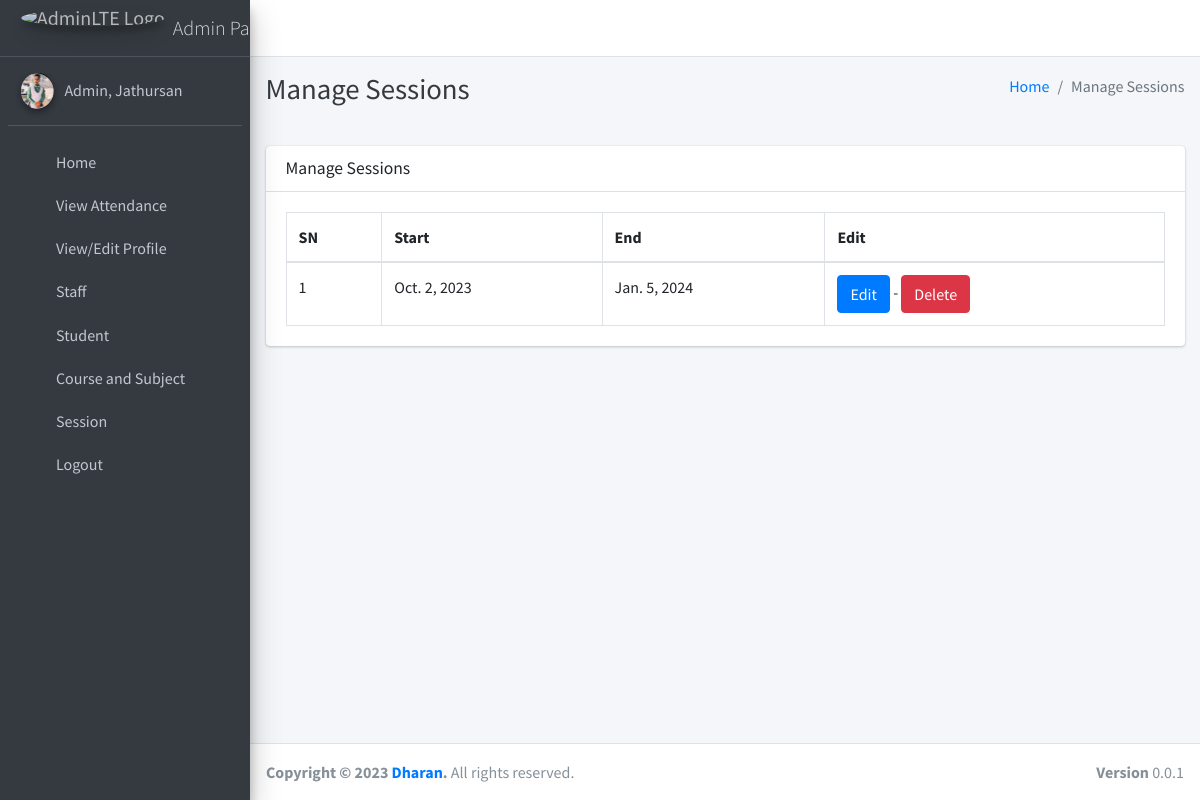
The app's page /session/manage/ (signed in) with its own data.
### main_app/models.py (models this page shows, shortened)
class CustomUser(AbstractUser):
    USER_TYPE = ((1, "HOD"), (2, "Staff"), (3, "Student"))
    GENDER = [("M", "Male"), ("F", "Female")]
    username = None  # Removed username, using email instead
    email = models.EmailField(unique=True)
    user_type = models.CharField(default=1, choices=USER_TYPE, max_length=1)
    gender = models.CharField(max_length=1, choices=GENDER)
    profile_pic = models.ImageField()
    address = models.TextField()
    fcm_token = models.TextField(default="")  # For firebase notifications
    created_at = models.DateTimeField(auto_now_add=True)
    updated_at = models.DateTimeField(auto_now=True)
    USERNAME_FIELD = "email"
    REQUIRED_FIELDS = []
    objects = CustomUserManager()
    def __str__(self):
        return self.last_name + ", " + self.first_name

class Session(models.Model):
    start_year = models.DateField()
    end_year = models.DateField()

### main_app/hod_views.py (the view)
# urls.py: path("session/manage/", hod_views.manage_session, name='manage_session'),
def manage_session(request):
    sessions = Session.objects.all()
    context = {'sessions': sessions, 'page_title': 'Manage Sessions'}
    return render(request, "hod_template/manage_session.html", context)

### main_app/templates/hod_template/manage_session.html
{% extends 'main_app/base.html' %}
{% load static %}
{% block page_title %}{{page_title}}{% endblock page_title %}
{% block content %}
<section class="content">
    <div class="container-fluid">
        <div class="row">
            <div class="col-md-12">
                <div class="card">
                    <div class="card-header">
                        <h3 class="card-title">{{page_title}}</h3>
                    </div>
                    <div class="card-body">
                        <table id="example2" class="table table-bordered table-hover">
                            <thead>
                                <tr>
                                    <th>SN</th>
                                    <th>Start</th>
                                    <th>End</th>
                                    <th>Edit</th>
                                </tr>
                            </thead>
                            <tbody>
                                {% for session in sessions %}
                                <tr>
                                    <td>{{ forloop.counter }}</td>
                                    <td>{{session.start_year}}</td>
                                    <td>{{session.end_year}}</td>
                                    <td><a href="{% url 'edit_session' session.id %}" class="btn btn-primary">Edit</a> - <a href="{% url 'delete_session' session.id %}" onclick="return confirm('Are you sure you want to delete this ?')" class="btn btn-danger">Delete</a> </td>
                                </tr>
                                {% endfor %}
                            </tbody>
                        </table>
                    </div>
                </div>
            </div>
        </div>
    </div>
</section>
{% endblock content %}

### main_app/templates/main_app/sidebar_template.html (shortened to what this page needs)
{% load static %}
<aside class="main-sidebar sidebar-dark-primary elevation-4">
{% if request.user.user_type == '1' %}
    <a href="{% url 'admin_home' %}" class="brand-link">
        <img src="{% static 'dist/img/AdminLTELogo.png' %} " alt="AdminLTE Logo"
            class="brand-image img-circle elevation-3" style="opacity: .8">
        <span class="brand-text font-weight-light">Admin Panel</span>
    </a>
    <div class="sidebar">
        <div class="user-panel mt-3 pb-3 mb-3 d-flex">
            <div class="image">
                <img src="{{ request.user.profile_pic}}" class="img-circle elevation-2" alt="User Image">
            </div>
            <div class="info">
                <a href="#" class="d-block">{{user}}</a>
            </div>
        </div>
        <nav class="mt-2">
            <ul class="nav nav-pills nav-sidebar flex-column" data-widget="treeview" role="menu" data-accordion="false">
                <li class="nav-item">
                    {% url 'admin_home' as admin_home %}
                    <a href="{{admin_home}}" class="nav-link {% if admin_home == request.path %} active {% endif %}">
                        <i class="nav-icon fas fa-th"></i>
                        <p>
                            Home
                        </p>
                    </a>
                </li>
                <li class="nav-item">
                    {% url 'admin_view_attendance' as admin_view_attendance %}
                <li class="nav-item">
                    <a href="{{admin_view_attendance}}"
                        class="nav-link  {% if admin_view_attendance == request.path %} active {% endif %}">
                        <i class="nav-icon fas fa-th"></i>
                        <p>
                            View Attendance
                        </p>
                    </a>
                </li>
                <li class="nav-item">
                    {% url 'admin_view_profile' as admin_view_profile %}
                    <a href="{{admin_view_profile}}"
                        class="nav-link {% if admin_view_profile == request.path %} active {% endif %}">
                        <i class="nav-icon fas fa-th"></i>
                        <p>
                            View/Edit Profile
                        </p>
                    </a>
                </li>
                <li class="nav-item has-treeview">
                    <a href="#" class="nav-link">
                        <i class="nav-icon fas fa-th"></i>
                        <p>
                            Staff
                            <i class="right fas fa-angle-right"></i>
                        </p>
                    </a>
                </li>
                <li class="nav-item has-treeview">
                    <a href="#" class="nav-link">
                        <i class="nav-icon fas fa-th"></i>
                        <p>
                            Student
                            <i class="right fas fa-angle-right"></i>
                        </p>
                    </a>
                </li>
                <li class="nav-item has-treeview">
                    <a href="#" class="nav-link">
                        <i class="nav-icon fas fa-th"></i>
                        <p>
                            Course and Subject
                            <i class="right fas fa-angle-right"></i>
                        </p>
                    </a>
                </li>
                <li class="nav-item has-treeview">
                    <a href="#" class="nav-link">
                        <i class="nav-icon fas fa-th"></i>
                        <p>
                            Session
                            <i class="right fas fa-angle-right"></i>
                        </p>
                    </a>
                </li>
{% endif %}
<li class="nav-item">
    <a href="{% url 'user_logout' %}" onclick="return confirm('Your session would be terminated.\n\nProceed?')" class="nav-link">
        <i class="nav-icon fas fa-th"></i>
        <p>
            Logout
        </p>
    </a>
</li>
</ul>
</nav>
</div>
</aside>

### records on screen
CustomUser: user.profile_pic (picture), last_name+first_name "Admin, Jathursan"
Session: start_year "Oct. 2, 2023", end_year "Jan. 5, 2024"

### other values on screen
{{ page_title }} "Manage Sessions"
